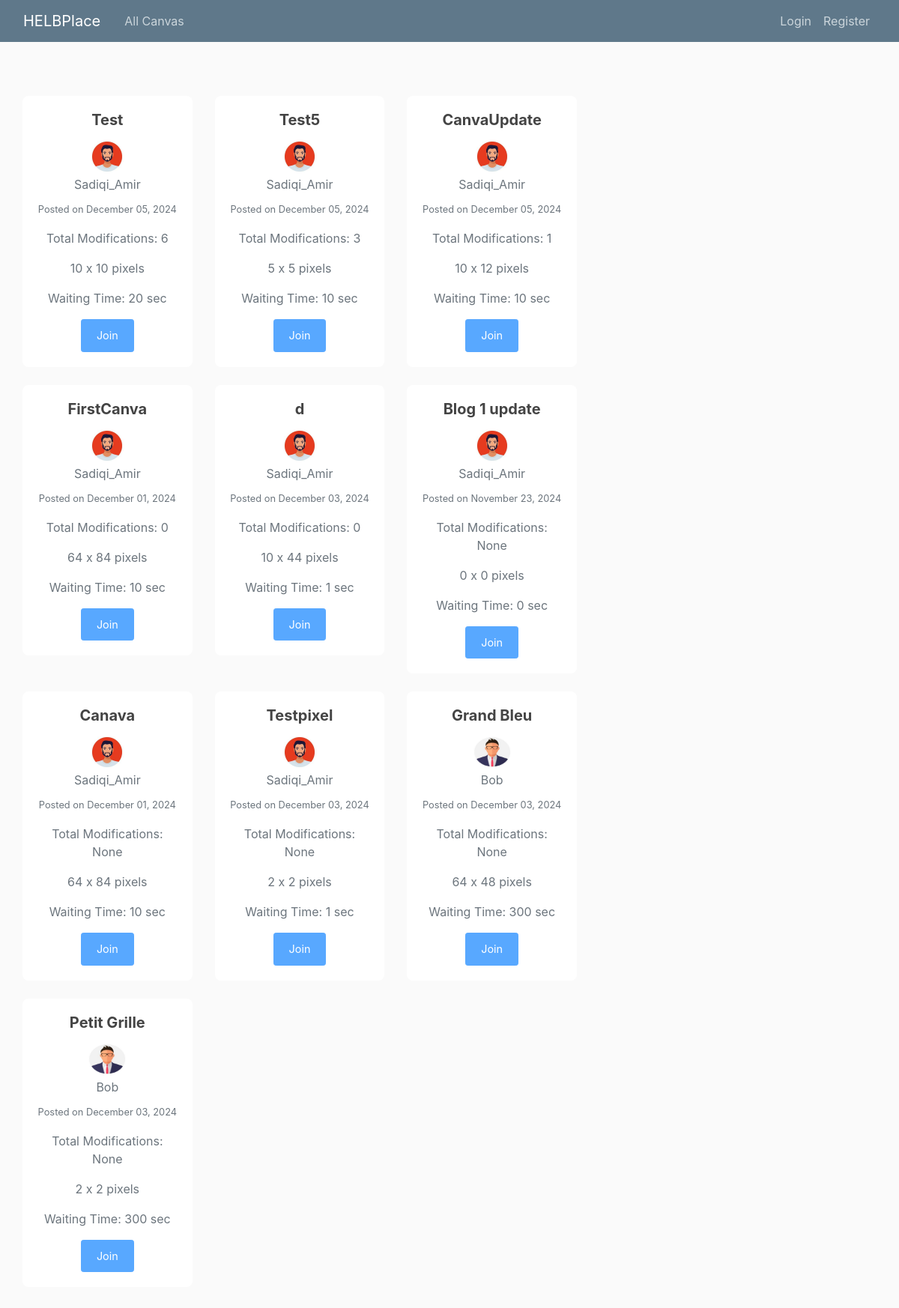
The app's page /, older data.
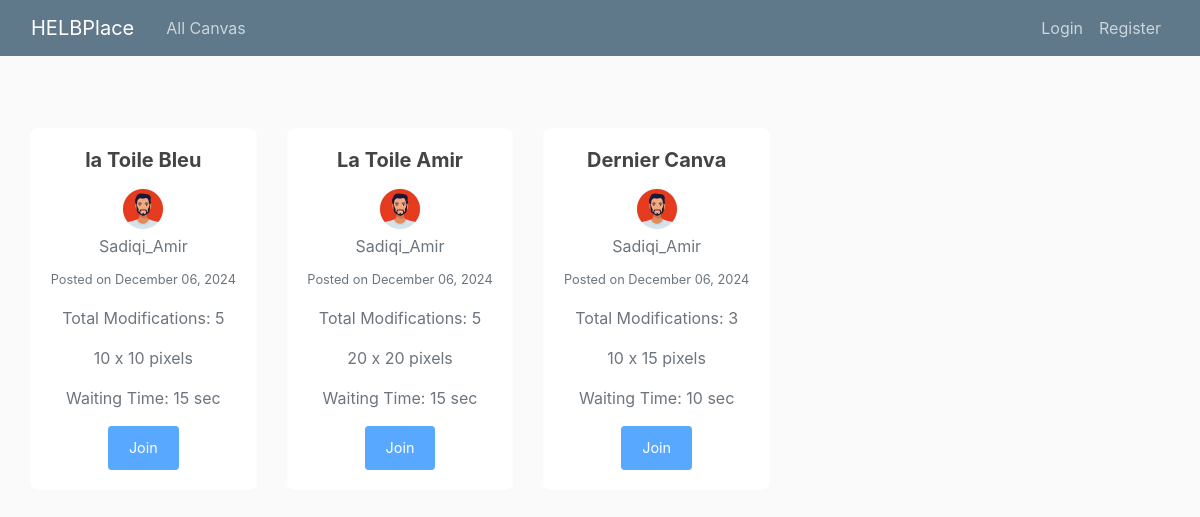
The same page, newer data.
### blog/models.py (models this page shows, shortened)
class Canva(models.Model):
    title = models.CharField(max_length=100)
    sizeHeight = models.IntegerField()
    sizeWidth = models.IntegerField()
    timer = models.IntegerField()
    date_posted = models.DateTimeField(default=timezone.now)
    author = models.ForeignKey(User, on_delete=models.CASCADE)

### users/models.py (models this page shows, shortened)
class Profile(models.Model):
    user=models.OneToOneField(User, on_delete=models.CASCADE) # one-to-one relationship with User model and oneToOneField is used to delete theprofile when the user is deleted
    image=models.ImageField(default='default.jpg', upload_to='profile_pics') # image field to store profile picture

### blog/views.py (the view)
# urls.py: path('', views.home, name='home'),
def home(request):
    canvases = Canva.objects.annotate(
        total_modifications=Sum('useraction__modification_count')
    ).order_by('-total_modifications')
    return render(request, 'blog/home.html', {'canvases': canvases})

### blog/templates/blog/home.html (shortened to what this page needs)
{% extends "blog/base.html" %}
{% block content %}
<div class="container my-5">
  <div class="row">
    {% for canva in canvases %}
    <div class="col-md-4 mb-4">
      <div class="card shadow-sm">
        <div class="card-body">
          <h5 class="card-title text-center">{{ canva.title }}</h5>
          <div class="text-center mb-2">
            <img class="rounded-circle" src="{{ canva.author.profile.image.url }}" alt="{{ canva.author }}" style="width: 50px; height: 50px;">
            <p class="text-muted mb-0">{{ canva.author }}</p>
          </div>
          <p class="text-muted text-center"><small>Posted on {{ canva.date_posted|date:"F d, Y" }}</small></p>
          <p class="text-center text-muted">Total Modifications: {{ canva.total_modifications }}</p>
          <p class="text-center text-muted">{{ canva.sizeHeight }} x {{ canva.sizeWidth }} pixels</p>
          <p class="text-center text-muted">Waiting Time: {{ canva.timer }} sec</p>
          <div class="d-flex justify-content-center">
            {% if user.is_authenticated %}
              <a href="{% url 'canva-detail' canva.id %}" class="btn btn-primary btn-sm">Join</a>
            {% else %}
              <button class="btn btn-primary btn-sm" disabled>Join</button>
            {% endif %}
          </div>
        </div>
      </div>
    </div>
    {% endfor %}
  </div>
</div>
{% endblock content %}

Row changes from the older to the newer data that the page shows:
removed Canva: title "Test", author.profile.image (picture), author "Sadiqi_Amir", date_posted "December 05, 2024", total_modifications "6", sizeHeight "10", sizeWidth "10", timer "20"
removed Canva: title "Test5", author.profile.image (picture), author "Sadiqi_Amir", date_posted "December 05, 2024", total_modifications "3", sizeHeight "5", sizeWidth "5", timer "10"
removed Canva: title "CanvaUpdate", author.profile.image (picture), author "Sadiqi_Amir", date_posted "December 05, 2024", total_modifications "1", sizeHeight "10", sizeWidth "12", timer "10"
removed Canva: title "FirstCanva", author.profile.image (picture), author "Sadiqi_Amir", date_posted "December 01, 2024", total_modifications "0", sizeHeight "64", sizeWidth "84", timer "10"
removed Canva: title "d", author.profile.image (picture), author "Sadiqi_Amir", date_posted "December 03, 2024", total_modifications "0", sizeHeight "10", sizeWidth "44", timer "1"
removed Canva: title "Blog 1 update", author.profile.image (picture), author "Sadiqi_Amir", date_posted "November 23, 2024", total_modifications "None", sizeHeight "0", sizeWidth "0", timer "0"
removed Canva: title "Canava", author.profile.image (picture), author "Sadiqi_Amir", date_posted "December 01, 2024", total_modifications "None", sizeHeight "64", sizeWidth "84", timer "10"
removed Canva: title "Testpixel", author.profile.image (picture), author "Sadiqi_Amir", date_posted "December 03, 2024", total_modifications "None", sizeHeight "2", sizeWidth "2", timer "1"
removed Canva: title "Grand Bleu", author.profile.image (picture), author "Bob", date_posted "December 03, 2024", total_modifications "None", sizeHeight "64", sizeWidth "48", timer "300"
removed Canva: title "Petit Grille", author.profile.image (picture), author "Bob", date_posted "December 03, 2024", total_modifications "None", sizeHeight "2", sizeWidth "2", timer "300"
added Canva: title "la Toile Bleu", author.profile.image (picture), author "Sadiqi_Amir", date_posted "December 06, 2024", total_modifications "5", sizeHeight "10", sizeWidth "10", timer "15"
added Canva: title "La Toile Amir", author.profile.image (picture), author "Sadiqi_Amir", date_posted "December 06, 2024", total_modifications "5", sizeHeight "20", sizeWidth "20", timer "15"
added Canva: title "Dernier Canva", author.profile.image (picture), author "Sadiqi_Amir", date_posted "December 06, 2024", total_modifications "3", sizeHeight "10", sizeWidth "15", timer "10"
